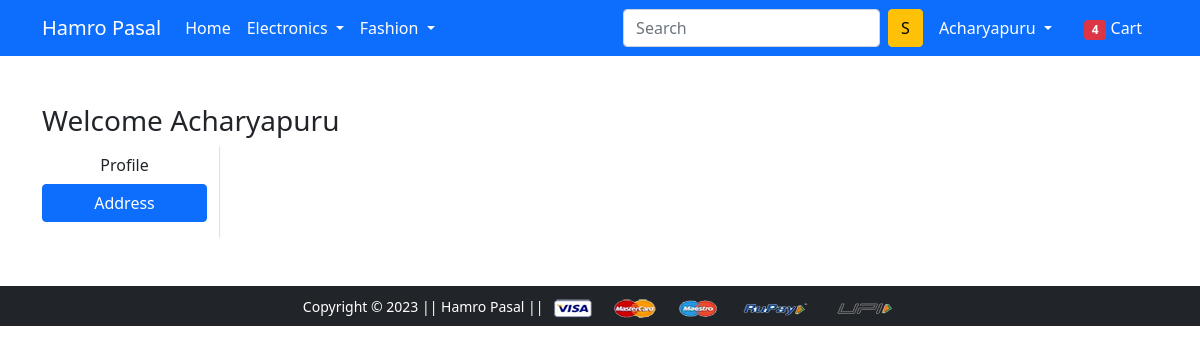
Page /address/ (signed in) on the earlier database version.
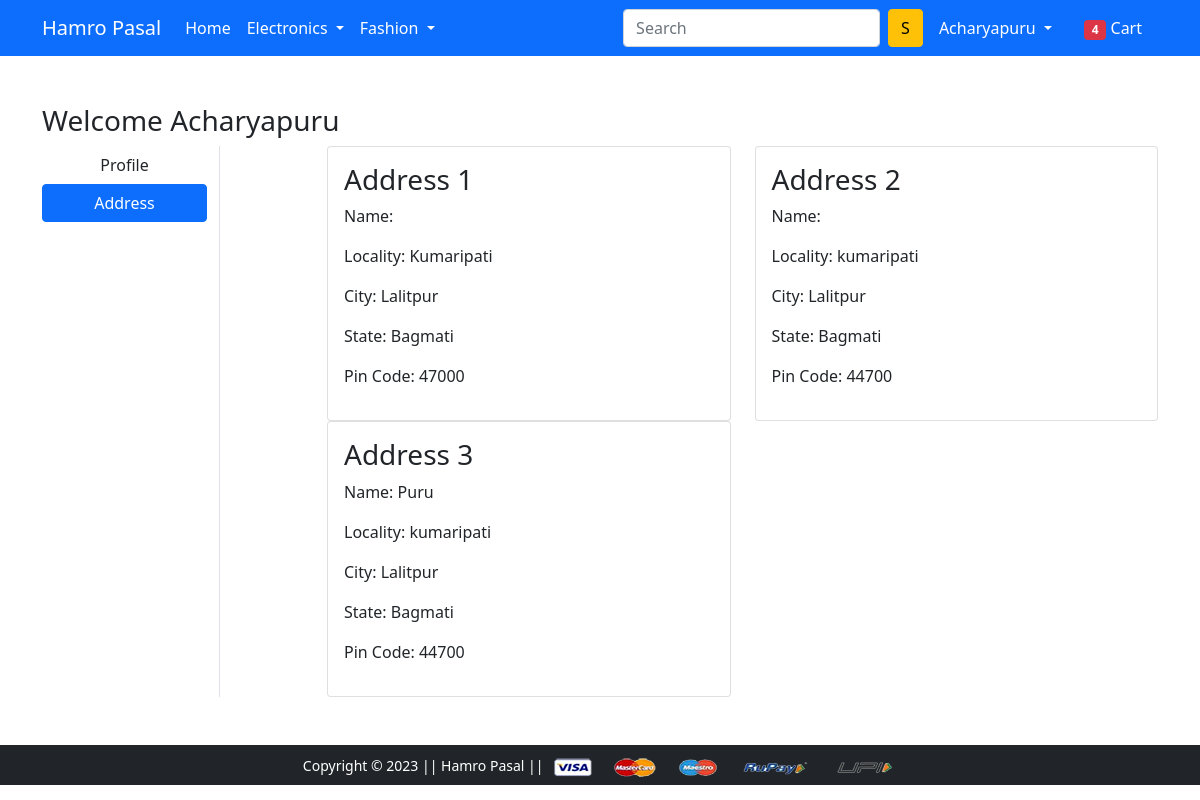
Same page on the later database version.
### app/models.py (models this page shows, shortened)
class Customer(models.Model):
    user=models.ForeignKey(User, on_delete=models.CASCADE)
    name=models.CharField(max_length=20)
    locality=models.CharField(max_length=20)
    city=models.CharField(max_length=30)
    zipcode=models.IntegerField()
    state=models.CharField(choices=STATE_CHOICES,max_length=20)

### app/views.py (the view)
# urls.py: path('address/', views.address, name='address'),
def address(request):
 add=Customer.objects.filter(user=request.user)
 return render(request, 'app/address.html',{'add':add,'active':'btn-primary'})

### app/templates/app/address.html (shortened to what this page needs)
{% extends 'app/base.html' %}
{% load static %}
{% block main-content %}
<div class="container my-5">
 <div class="row">
 <h3>Welcome {{request.user|capfirst}}</h3>
  <div class="col-sm-2 border-end">
   <ul class="list-unstyled">
    <li class="d-grid"><a href="{% url 'profile' %}" class="btn">Profile</a></li>
    <li class="d-grid"><a href="{% url 'address' %}" class="btn {{active}}">Address</a></li>
   </ul>
  </div>
  <div class="col-sm-9 offset-sm-1">
   <div class="row">
    {% for ad in add %}
     <div class="col-sm-6">
      <div class="card">
       <div class="card-body">
        <h3>Address {{forloop.counter}}</h3>
        <p>Name: {{ad.name}}</p>
        <p>Locality: {{ad.locality}}</p>
        <p>City: {{ad.city}}</p>
        <p>State: {{ad.state}}</p>
        <p>Pin Code: {{ad.zipcode}}</p>
       </div>
      </div>
     </div>
    {% endfor %}
   </div>
  </div>
 </div>
</div>
{% endblock main-content %}

### app/templates/app/base.html (shortened to what this page needs)
<!doctype html>
{% load static %}
<html lang="en">
  <head>
    <link href="https://cdn.jsdelivr.net/npm/bootstrap@5.0.0-beta1/dist/css/bootstrap.min.css" rel="stylesheet">
    <link rel="stylesheet" href="{% static 'app/css/owl.carousel.min.css' %}">
    <link rel="stylesheet" href="{% static 'app/css/all.min.css' %}">
    <link rel="stylesheet" href="{% static 'app/css/style.css' %}">
  </head>
  <body>
    <nav class="navbar navbar-expand-lg navbar-dark bg-primary">
     <div class="container">
       <a class="navbar-brand" href="/">Hamro Pasal</a>
       <div class="collapse navbar-collapse" id="navbarSupportedContent">
         <ul class="navbar-nav me-auto mb-2 mb-lg-0">
           <li class="nav-item">
             <a class="nav-link active" aria-current="page" href="/">Home</a>
           </li>
           <li class="nav-item dropdown">
             <a class="nav-link dropdown-toggle text-white" href="#" id="electronicsDropdown" role="button" data-bs-toggle="dropdown" aria-expanded="false">
               Electronics
             </a>
           </li>
           <li class="nav-item dropdown">
             <a class="nav-link dropdown-toggle text-white" href="#" id="fashionDropdown" role="button" data-bs-toggle="dropdown" aria-expanded="false">
               Fashion
             </a>
           </li>
         </ul>
         <form class="d-flex">
           <input class="form-control me-2" type="search" placeholder="Search" aria-label="Search">
           <button class="btn btn-warning" type="submit">S</button>
         </form>
         <div>
          <ul class="navbar-nav me-auto mb-2 mb-lg-0">
          {% if request.user.is_authenticated %}
           <li class="nav-item dropdown mx-2">
              <a class="nav-link dropdown-toggle text-white" href="#" id="profileDropdown" role="button" data-bs-toggle="dropdown" aria-expanded="false">
                {{request.user.username|capfirst}}
              </a>
            </li>
            <li class="nav-item mx-2">
             <a href="{% url 'add-to-cart' %}" class="nav-link text-white"><span class="badge bg-danger">4</span> Cart </a>
            </li>
          {% endif %}
          </ul>
         </div>
       </div>
     </div>
    </nav>
    {% block main-content %} {% endblock main-content %}
    <footer class="container-fluid bg-dark text-center p-2 mt-5">
        <small class="text-white">Copyright &copy; 2023 || Hamro Pasal || </small>
        <img src="{% static 'app/images/payment.png' %}" alt="" srcset="" class="img-fluid" height="2px">
    </footer>
  </body>
</html>

Differences in the rows shown:
added Customer: locality "Kumaripati", city "Lalitpur", state "Bagmati", zipcode "47000"
added Customer: locality "kumaripati", city "Lalitpur", state "Bagmati", zipcode "44700"
added Customer: name "Puru", locality "kumaripati", city "Lalitpur", state "Bagmati", zipcode "44700"
